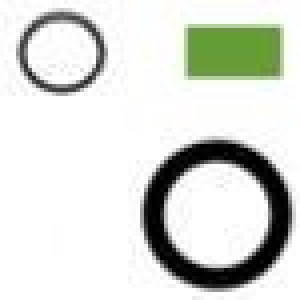
#> input picture images/circles.jpeg, 75 x 75 px (shown 4 times larger)
$ python main.py   (older library calls are emulated)
#> lines starting #> are read from the running program, lines starting #| are printed output that depends on the picture
from PIL import Image, ImageOps
import numpy as np
import scipy
import scipy.stats as st
from scipy import ndimage
import matplotlib.pyplot as plt
from PIL import Image, ImageDraw
import scipy.misc

# Générer un noyau Gaussien
def gkern(kernlen, nsig):
    x = np.linspace(-nsig, nsig, kernlen+1)
    kern1d = np.diff(st.norm.cdf(x))
    kern2d = np.outer(kern1d, kern1d)
    return kern2d/kern2d.sum()

# Supposé : la taille de l'image est au moins égale à celle du noyau (les noyaux sont en général petis comme 3x3)
# Technique pour les bords de l'image : étendre l'image au niveau des bords pour avoir des 0
# greyscale : True si l'image traitée est en noir et blanc / False sinon
# verbose : pour le debug
def convolulte(im, ker, greyscale=False, verbose=False):
#> called with ker = array of shape (3, 3), greyscale = True, verbose = False
    n = len(im)
#> n = 75
    m = len(im[0])
#> m = 75
    ker_size = len(ker)
    pxl_size = ( len(im[0, 0]) if not greyscale else 1 )
#> pxl_size = 1

    if verbose:
        print('Le tableau sans les zeros :')
        print(im)

    im = fill_edges_zeros(im, ker_size, pxl_size)
    res = ( np.full((n, m, pxl_size), 0) if not greyscale else np.full((n, m), 0) )

    if verbose:
        print('Taille :', n, m)
        print('Le tableau vide :')
        print(res)
        print('Le tableau avec les zeros :')
        print(im)

    for i in range(0 , n):
        for j in range(0, m):

            # scope :
            # le tableau de pixels de taille ker_size x ker_size traité ensuite convoluter
            scope = ( np.zeros((ker_size, ker_size, pxl_size)) if not greyscale else np.zeros((ker_size, ker_size)) )

            for k in range(ker_size):
                c_range = [j , j + ker_size]
                #print(im[i-ker_size//2 + k], c_range, im[i-ker_size//2 + k][ c_range[0] : c_range[1] ])
                scope[k] = im[i + k][ c_range[0] : c_range[1] ]

            # On modifie les pixels du tableau de retour
            res[i, j] = prod_conv(np.array(scope), ker, greyscale=True, verbose=verbose)

    return res


# Permet de rajouter des zeros tout autour de l'image
def fill_edges_zeros(arr, ker_size, pxl_size):
#> called with ker_size = 3, pxl_size = 1
    n = len(arr)
#> n = 75
    m = len(arr[0])
#> m = 75
    p = (ker_size - 1) // 2

    for k in range(p):
        # Mettre des zeros sur la première colonne
        arr = np.insert(arr, 0, 0, axis = 1)

        # Mettre des zeros sur la deuxième colonne
        arr = np.insert(arr, len(arr[0]), 0, axis = 1)
#> this loop made 1 pass
#> pass 1, in fill_edges_zeros, `arr = np.insert(arr, len(arr[0]), 0, axis = 1)`:
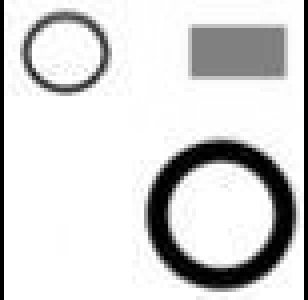
#> arr: shape (75, 77) (shown 4 times larger); min 0, max 255, mean 212.9

    q = len(arr[0])
#> q = 77
    for k in range(p):
        # Ajouter une rangée de zero au début de la matrice
        arr = np.append(arr, ([[[0]*pxl_size] * q] if pxl_size > 1 else [[0]* q]), axis=0)
        # Ajouter une rangée de zero à la fin de la matrice
        arr = np.insert(arr, 0, ([[[0]*pxl_size] * q] if pxl_size > 1 else [[0]* q]), axis=0)

    return arr

# Réaliser le produit de convolution entre le noyau et la zone passée en paramètre
# Renvoi le pixel central du produit

# le paramètre 'lum' à permet de :
#           - True : laisser inchangé la luminosité (4eme composante des fichiers PNG)
#           - False : convoluter la luminosité
# Par défaut à True
def prod_conv(arr, ker, lum=True, greyscale=False, verbose=False):

    if verbose:
        print(arr)

    if greyscale: lum = False

    n = len(ker)

    pxl_size = ( len(arr[0][0]) if not greyscale else 1 )
    res = [0] * pxl_size

    for i in range(n):
        for j in range(n):
            for k in range(pxl_size):
                res[k] += (( arr[i, j][k] if not greyscale else arr[i, j] ) * ker[i, j])

    if lum == True:
        res[len(res) - 1] = arr[n//2, n//2][len(arr[n//2, n//2]) - 1]

    if greyscale: res = res[0]

    if verbose:
        print(res)

    return res


# Filtre de Canny : permet de faire une détection de bords
# Etapes :
# 1) Utiliser un filtre gaussien pour réduire le bruit
# 2) Utiliser deux gradients (un selon Ox et un selon Oy) pour faire un détection des bords selon les deux axes
# 3) Combiner les deux gradients selon Ox et Oy pour obtenir un graident optimal obtenu selon la formule G = \sqrt{Gx^2 + Gy^2} (ensuite normalisé)
def canny_filter(im, threshold, output_name, verbose=False, output=False):

    arr = np.array(im)

    gker = gkern(3, 0.5)

    # Gradient kernels
    gx = np.array([
        [-1, 0, 1],
        [-2, 0, 2],
        [-1, 0, 1]])
    gy = np.array([
        [-1, -2, -1],
        [0, 0, 0],
        [1, 2, 1]])

    # Laplacian kernel
    laplacian = np.array([
        [1,1,1],
        [1,-8,1],
        [1,1,1]])

    fgauss = convolulte(arr, gker, greyscale=True, verbose=verbose)
#> in convolulte, `res = ( np.full((n, m, pxl_size), 0) if not greyscale else np.full((n,..`: res: shape (75, 75) int64; every value is 0

    fx = convolulte(fgauss, gx, greyscale=True, verbose=verbose)
#> call 2 of convolulte, with ker = array of shape (3, 3), greyscale = True, verbose = False
#> after the loop in convolulte (call 2), `for i in range(0 , n):`:
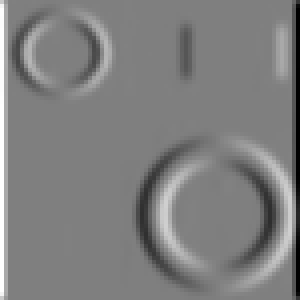
#> res: shape (75, 75) int64 (shown 4 times larger); min -1020, max 1020, mean -0.1; drawn with min black and max white
    fy = convolulte(fgauss, gy, greyscale=True, verbose=verbose)
#> call 3 of convolulte, with ker = array of shape (3, 3), greyscale = True, verbose = False
#> after the loop in convolulte (call 3), `for i in range(0 , n):`:
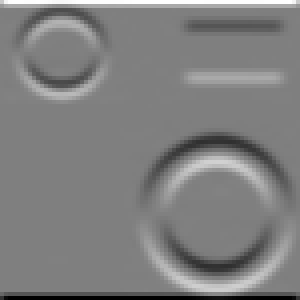
#> res: shape (75, 75) int64 (shown 4 times larger); min -1020, max 1016, mean 0; drawn with min black and max white

    grad = np.sqrt(np.square(fx) + np.square(fy))
    grad = grad / grad.max() * 255.0
    grad[grad<threshold] = 0

    lap = convolulte(grad, laplacian, greyscale=True, verbose=verbose)
#> call 4 of convolulte, with ker = array of shape (3, 3), greyscale = True, verbose = False
#> the loop in fill_edges_zeros (call 4), `for k in range(p):` made 1 pass
#> pass 1, in fill_edges_zeros (call 4), `arr = np.insert(arr, 0, ([[[0]*pxl_size] * q] if pxl_size > 1 else [[0..`:
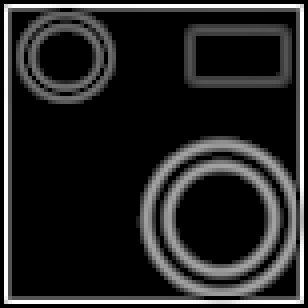
#> arr: shape (77, 77) float64 (shown 4 times larger); min 0, max 255, mean 38.3
#> after the loop in convolulte (call 4), `for i in range(0 , n):`:
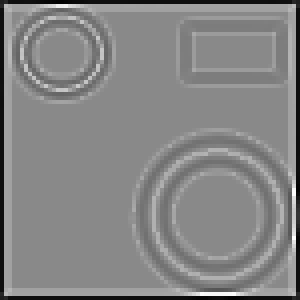
#> res: shape (75, 75) int64 (shown 4 times larger); min -1423, max 1215, mean -39.6; drawn with min black and max white

    (M,N) = lap.shape

    lap_pad = np.zeros((M+2,N+2))
    lap_pad[1:-1,1:-1] = lap
    result = np.zeros((M,N))

    # Trouver les "zeros-crossing" c'est à dire les bords à l'aide d'un filtre Laplacien
    for i in range(1,M+1):
        for j in range(1,N+1):
            if lap_pad[i,j]<0:
                for x,y in (-1,-1),(-1,0),(-1,1),(0,-1),(0,1),(1,-1),(1,0),(1,1):
                        if lap_pad[i+x,j+y]>0:
                            result[i-1,j-1] = 1
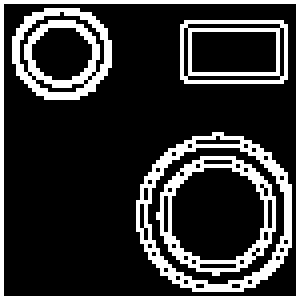
#> result: shape (75, 75) float64 (shown 4 times larger); values 0 (black) and 1 (white), 21.2% white in thin lines or dots

    A = detectCircles(result, 14, 20, radius=[50, 5])
    plotCircles(A)

    # [12 lines of commented-out code are left out]

    if output:
        imout = Image.fromarray(grad).convert("L")
        imout.save('outputs/' + output_name + '_output.jpeg')


def gaussian_filter(im):
    arr = np.array(im)
    gker = gkern(9, 0.5)
    fgauss = convolulte(arr, gker, greyscale=False, verbose=False)

    plt.imshow(fgauss)
    plt.title('Resultat')
    plt.show()


def canny_test(img):
    Kx = np.array([[-1, 0, 1], [-2, 0, 2], [-1, 0, 1]], np.float32)
    Ky = np.array([[1, 2, 1], [0, 0, 0], [-1, -2, -1]], np.float32)
    Ix = ndimage.filters.convolve(img, Kx)
    Iy = ndimage.filters.convolve(img, Ky)

    G = np.hypot(Ix, Iy)
    G = G / G.max() * 255
    G = np.array(G, dtype=np.uint8)
    print(G)

    plt.imshow(G, cmap='gray')
    plt.show()
    return Ix, Iy

def detectCircles(img,threshold,region=None, radius=None):

#> called with threshold = 14, region = 20
    (M,N) = img.shape

    if radius == None:
        radius = [max(M, N), 5]

    [R_max,R_min] = radius
    R = R_max - R_min

    # Tableau stockage des points de Hough : 3 dimensions => 1) Rayon   -  2 & 3) coordonnées X & Y
    # On ajoute un bord de 2*R_max pour eviter les dépassements de taille
    A = np.zeros((R_max, M+2*R_max, N+2*R_max))
    B = np.zeros((R_max, M+2*R_max, N+2*R_max))

    # Calculer tous les angles possibles (pour la calcul des equations de cercle ensuite)
    theta = np.arange(0,360)*np.pi/180

    # Coordonnées des points retenus (point=1)
    edges = np.argwhere(img[:,:])

    # On itère sur les valeurs de rayons
    for val in range(R):

        # Valeur du rayon
        r = R_min+val

        # Créer un modèle de cercle (tableau de zeros à la taille nécessaire)
        circle_temp = np.zeros((2*(r+1),2*(r+1)))

        # Centre du cercle dans notre modèle
        (m,n) = (r+1,r+1)

        for angle in theta:
            # Eqation de cercle
            x = int(np.round(r*np.cos(angle)))
            y = int(np.round(r*np.sin(angle)))

            # Pour compléter notre modèle (1 pour les points du cercle, 0 sinon)
            circle_temp[m+x,n+y] = 1

        total = np.argwhere(circle_temp).shape[0]

        for x,y in edges:
            X = [x-m+R_max,x+m+R_max]
            Y= [y-n+R_max,y+n+R_max]
            A[r,X[0]:X[1],Y[0]:Y[1]] += circle_temp

        #print(A[r][A[r]<threshold*total/r].shape, A[r].shape)
        A[r][A[r]<threshold*total/r] = 0

    return A[:,R_max:-R_max,R_max:-R_max]

def plotCircles(A):
    img = plt.imread("images/circles.jpeg")
#> img is the input picture: shape (75, 75, 3); mean R, G, B 217.2, 220.1, 214.4
    fig, ax = plt.subplots()

    circleCoordinates = np.argwhere(A)
    circle = []

    for r,x,y in circleCoordinates:
        ax.add_patch(plt.Circle((y,x),r,color='r',fill=False))
    ax.imshow(img)
    plt.show()
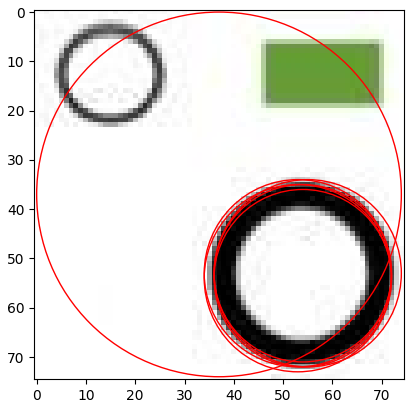
#> figure drawn by matplotlib, 1 panel


canny_filter(ImageOps.grayscale(Image.open("images/circles.jpeg")), 30, 'lena', output=False, verbose=False)
#gaussian_filter(((Image.open("images/chat2.png"))))
